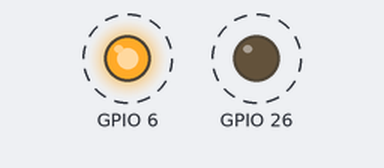
The program below on a simulated Raspberry Pi (BCM pin numbers). On the bench: output pins drawn as LEDs (lit = HIGH). Dashed ring = blinking. At 15.0 s the program stops and its outputs stay as they are.

Above: at 0.3 s.
Timing chart, 0 to 3.5 s (numbered marks = the images above):
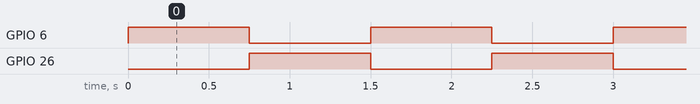

The program:

LEDtest.py
```python
import RPi.GPIO as GPIO
import time

GPIO.setmode(GPIO.BCM)

GPIO.setup(26, GPIO.OUT)
GPIO.setup(6, GPIO.OUT)

for i in range(0,20,1):
    GPIO.output(26, i%2==1)
    GPIO.output(6, i%2==0)
    time.sleep(0.75)

GPIO.cleanup()
```

Measured:
- by itself, GPIO 6, GPIO 26: alternates HIGH for 0.75 s and LOW for 0.75 s, 20 changes in all, then stays LOW
